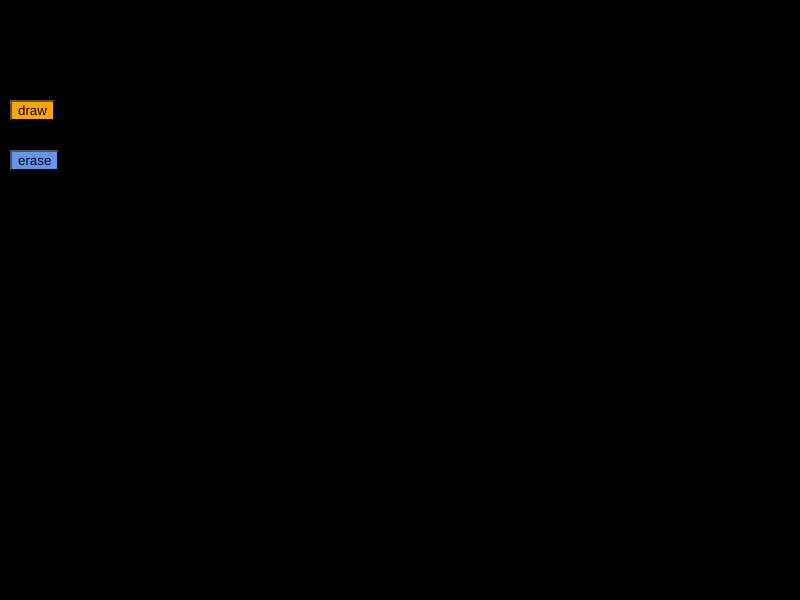
Frame 1 (no input)
Frame 60 (no input): identical to frame 1, image omitted
Frame 120 (the mouse pressed at the canvas centre since frame 60): identical to frame 1, image omitted

The p5.js sketch that drew this single still picture (run headless with seeded random() and noise() and a simulated clock; from frame 60 on, the mouse is pressed at the canvas centre):

// p5.js sketch
// ── sketch.js
let but1, but2; // vars for buttons
let butx, buty;
function setup() {
  createCanvas(800, 600);
  // createButton takes a string as an argument
  // that becomes the label of the button
  but1 = createButton("draw");
  but2 = createButton("erase");
  // these callbacks are the function triggered
  // whenever the button is pressed
  but1.mousePressed(drawCircle);
  but2.mousePressed(eraseBg);
  butx = 10;
  buty = 100;
  but1.style("background-color","orange");
  but2.style("background-color","cornflowerblue");
  but1.position(butx, buty);
  but2.position(10, 150);
  background(0);
  noStroke();
}

function draw() {

  // nothing to see here!
}

// this is triggered when the draw button is pressed
function drawCircle() {
  fill(random(255));
  ellipse(random(width), random(height), random(10, 100));
    butx= -100;
  buty = -100;
   but1.position(butx, buty);
}

// this is triggered when the erase button is pressed
function eraseBg() {
  background(0);
    butx = 10;
  buty = 100;
  but1.position(butx, buty);
}
